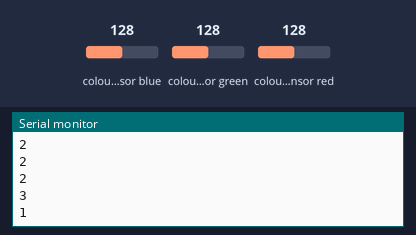
The sketch below on a simulated Arduino Uno, built with avr-gcc and run on an emulated ATmega328P. Parts: the last lines printed to the serial monitor. Wiring (inferred from the names in the program): TCS3200 colour sensor: output pin 2; S2 pin 5; S3 pin 6; S0 pin 4; S1 pin 3. The inputs (shaded band) are chosen by the test bench; at power-on: colour sensor blue 128, colour sensor green 128, colour sensor red 128.

Above: at 1.2 s.
1.3 s: colour sensor blue set to 5
2.8 s: colour sensor green set to 64
At 4.2 s:
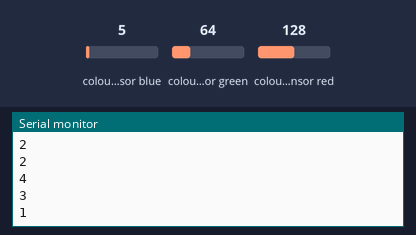
4.3 s: colour sensor red set to 1
At 6.8 s:
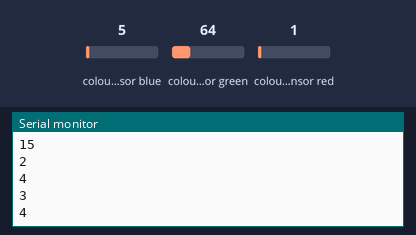
Timing chart, 0 to 8.3 s (numbered marks = the images above; inputs shaded):
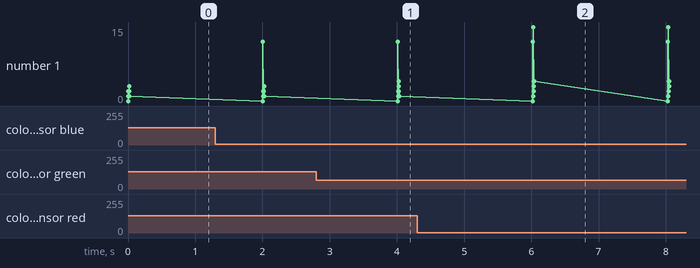

The sketch:

ColorSensor2.ino
```cpp
#include "macros.h"
void setup() {
  // put your setup code here, to run once:
  pinMode(s2, OUTPUT);
  pinMode(s3, OUTPUT);
  pinMode(out, INPUT);
  digitalWrite(s1, HIGH);
  digitalWrite(s0, LOW);
Serial.begin(9600);
}
unsigned char colorSensor(char color)
{
  unsigned int counter = 0; //gets input from sensor frequency generator
  unsigned int countR = 0; //accumilates reading over 8 times to get average
  unsigned char count = 0; //saves the final average reading

  //gets 8 reading for each color
  for (char i = 0; i < 8; i++) {
    if (color == 1) {
      digitalWrite(s2, LOW);
      digitalWrite(s3, LOW);
    }
    else if (color == 0) {
      digitalWrite(s2, LOW);
      digitalWrite(s3, HIGH);
    }
    else if (color == 2) {


      digitalWrite(s2, HIGH);
      digitalWrite(s3, HIGH);
    }
    else
    {
      digitalWrite(s2, HIGH);
      digitalWrite(s3, LOW);
    }

    counter = 0;  //resets counter
    //stops RTOS interrupt
    counter = pulseIn(out, LOW);  //reads the pulse width which is inversely proportional to the frequency
    //so the less the pulse width the more the frequency and the more the intensity

    countR = countR + counter;

  }
  //Serial.print("red=");
  countR = countR >> 7;
  count = (unsigned char) countR;
  //Serial.println(countR,DEC);
  return count;
}

void loop() {
  // put your main code here, to run repeatedly:
for(char i = 0;i<4;i++)
{
  Serial.println(i,DEC);
  Serial.println(colorSensor(i),DEC);

}
delay(2000);
}
```

macros.h
```cpp
//conststants
#define SWITCHTASKSTACKSIZE        128  //Stack Size
#define MotorDriverLeft( pwm , dir){    digitalWrite( motorL1, LOW );    digitalWrite( motorR1, LOW );   switch (dir)  { case 1: analogWrite(motorL1, pwm);  break; case 0: analogWrite(motorR1, pwm);   break;  }}
#define MotorDriverRight( pwm , dir){    digitalWrite( motorL2, LOW );    digitalWrite( motorR2, LOW );   switch (dir)  { case 1: analogWrite(motorL2, pwm);  break; case 0: analogWrite(motorR2, pwm);   break;  }}
#define TICKS_PER_SECOND 55

#define ROTATION_90_TIME 2 * TICKS_PER_SECOND
int length_arena = 10 * TICKS_PER_SECOND;
int width_arena = 5* TICKS_PER_SECOND;

//pins used
#define ultraSonicEcho  A3 //Ultrasound signal pin
#define ultraSoundSignal  A0 // Ultrasound signal pin
#define s0  4
#define s1  3
#define s2  5
#define s3  6
#define out  2
#define motorL1 3
#define motorR1 5
#define motorL2 6
#define motorR2 9


//macros and enums
#define BLUE 0
#define RED 1
#define Green 2
#define WHITE 3
```

Measured:
- after the input at 2.8 s, the serial monitor: prints a new line after 1.2 s (image 1)
- after the input at 4.3 s, the serial monitor: prints a new line after 1.7 s (image 2)
